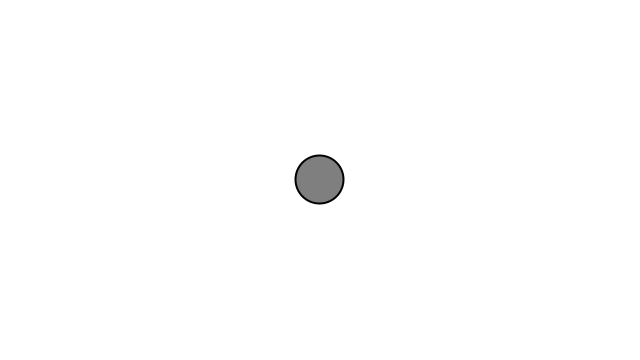
Frame 1 (no input)
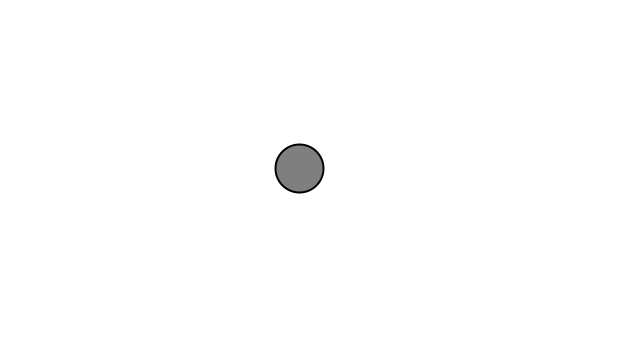
Frame 60 (the mouse pressed at the canvas centre just before this capture)
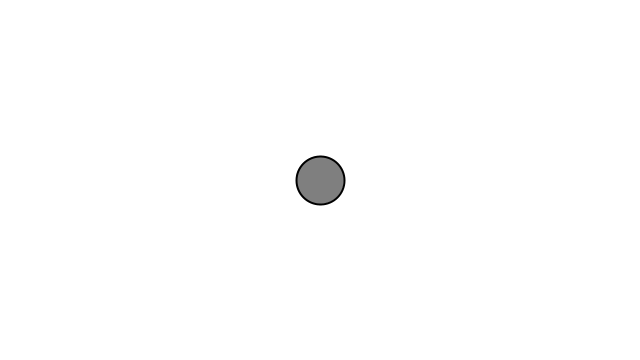
Frame 120 (the mouse held since frame 60 and released just before this capture)

The Processing sketch that drew these frames (run headless with seeded random() and noise(); from frame 60 on, the mouse is pressed at the canvas centre):

// Processing sketch: Lab3_2
// ── Lab3_2.pde


// A Mover object
Mover mover;

void setup() {
  size(640,360);
  mover = new Mover(); 
}

void draw() {
  background(255);
  
  // Update the position
  mover.update();
  // Display the Mover
  mover.display(); 
}
// ── Mover.pde
// The Nature of Code
// Daniel Shiffman
// http://natureofcode.com

class Mover {

  // The Mover tracks position, velocity, and acceleration 
  PVector position;
  PVector velocity;
  PVector acceleration;
  // The Mover's maximum speed
  float topspeed;

  Mover() {
    // Start in the center
    position = new PVector(width/2,height/2);
    velocity = new PVector(10,10);
    topspeed = 5;
  }

  void update() {
    
    // Compute a vector that points from position to mouse
    PVector mouse = new PVector(mouseX,mouseY);
    PVector velocity = PVector.sub(mouse,position);
    // Set magnitude of acceleration
    velocity.setMag(0.2);
    
    // Velocity changes according to acceleration
    velocity.add(velocity);
    // Limit the velocity by topspeed
    velocity.limit(topspeed);
    // position changes by velocity
    position.add(velocity);
  }

  void display() {
    stroke(0);
    strokeWeight(2);
    fill(127);
    ellipse(position.x,position.y,48,48);
  }

}
